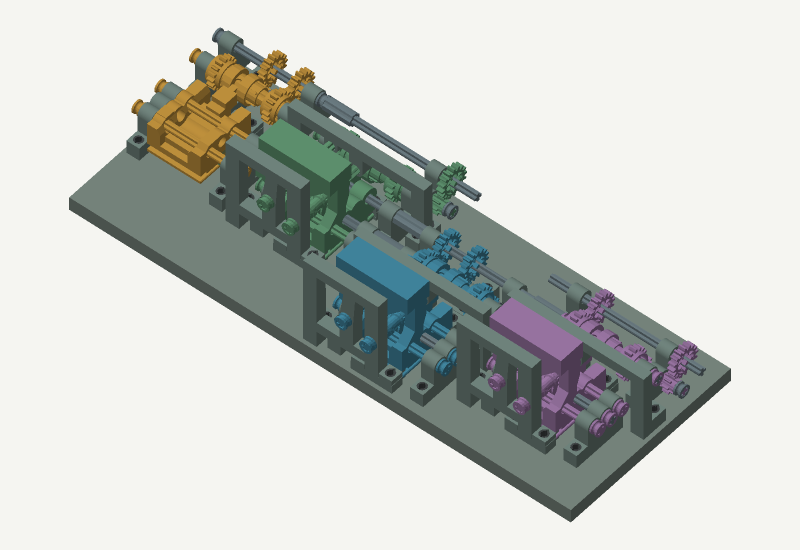
#> input picture adder/Assembly.png, 1600 x 1100 px (shown at 1/2 size); its folder holds only this picture in this run
$ python -i render_ldraw.py   (imports and definitions only)
#> lines starting #> are read from the running program, lines starting #| are printed output that depends on the picture
#!/usr/bin/env python3
"""Small, offline LDraw/MPD orthographic renderer (numpy + Pillow only).

The result is an illustration of the supplied geometry, not a collision test.
Uses two-sided flat shading and a triangle depth buffer; transparent colours
are rendered opaque. JSON records missing references and rendering limitations.
"""
from __future__ import annotations

import argparse
import collections
import json
import math
from pathlib import Path
import re
import sys
import time

import numpy as np
from PIL import Image, ImageDraw

import os
LIBRARY = Path(os.environ.get('LDRAW_PATH','/Applications/Studio 2.0/ldraw'))


def key(name):
    return name.strip().replace('\\', '/').lower()


class LDraw:
    def __init__(self, source, library=LIBRARY):
        self.source = Path(source).resolve()
        self.library = Path(library)
        self.embedded = {}
        self.parsed = {}
        self.cache = {}
        self.missing = collections.Counter()
        self.warnings = []
        self.references = collections.Counter()
        self.roots = [self.source.parent, self.library / 'parts',
                      self.library / 'p', self.library / 'UnOfficial/parts',
                      self.library / 'UnOfficial/p', self.library / 'p/48',
                      self.library / 'UnOfficial/p/48']
        self.case_maps = {}
        lines = self.source.read_text(encoding='utf-8-sig', errors='replace').splitlines()
        sections = []
        current = None
        for line in lines:
            if line.upper().startswith('0 FILE '):
                current = key(line[7:])
                self.embedded[current] = []
                sections.append(current)
            elif line.upper().startswith('0 NOFILE'):
                current = None
            elif current is not None:
                self.embedded[current].append(line)
        self.root = sections[0] if sections else key(self.source.name)
        if not sections:
            self.embedded[self.root] = lines
        self.colours = self.read_colours()

    # [218 lines left out: functions read_colours, locate, records, mesh, rgb, render and 1 more, not called in this run]


# [2 lines not run here, left out]

>>> import cv2
>>> picture = cv2.imread('../Assembly.png', cv2.IMREAD_GRAYSCALE)
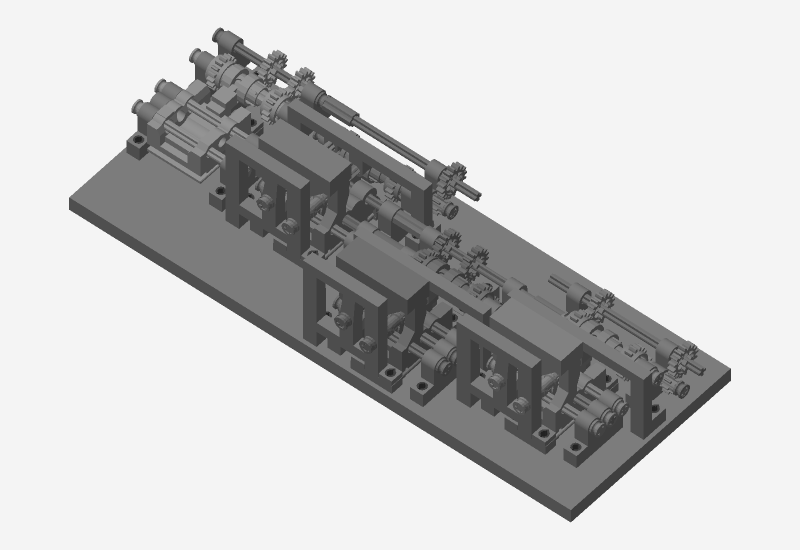
#> picture: shape (1100, 1600) (shown at 1/2 size); min 34, max 244, mean 200
#> (the run stopped early here; a loop or call above may not have finished)
